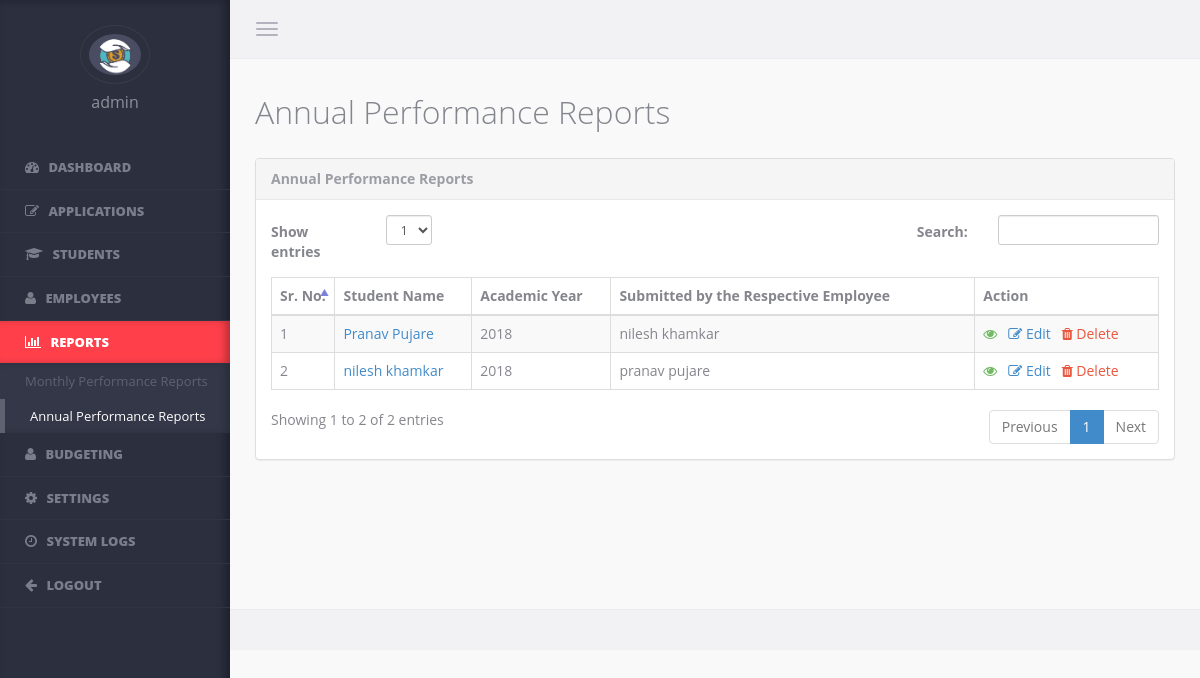
Screenshot of /admin/annual_reports.php (signed in) with the database file from the repository.
### tables this page shows
CREATE TABLE `annual_reports` (
  `id` int(11) NOT NULL,
  `student_id` int(11) DEFAULT NULL,
  `year` varchar(30) DEFAULT NULL,
  `earn_and_learn` varchar(50) DEFAULT NULL,
  `earn_and_learn_explanation` varchar(500) DEFAULT NULL,
  `any_vsm_work` varchar(1000) DEFAULT NULL,
  `activity_outstation_student` varchar(1000) DEFAULT NULL,
  `strengths` varchar(500) DEFAULT NULL,
  `weekness` varchar(500) DEFAULT NULL,
  `need_help_in` varchar(500) DEFAULT NULL,
  `can_offer_help_in` varchar(500) DEFAULT NULL,
  `future_volunteer` varchar(30) DEFAULT NULL,
  `continuation_discontinuation` varchar(500) DEFAULT NULL,
  `final_conclusion` varchar(50) DEFAULT NULL,
  `submitted_by_admin` int(11) DEFAULT NULL,
  `submission_date` varchar(30) DEFAULT NULL,
  `last_edited_by` int(11) DEFAULT NULL,
  `last_edit_date` varchar(30) DEFAULT NULL
);

CREATE TABLE `student_info` (
  `id` int(11) NOT NULL,
  `application_id` varchar(50) DEFAULT NULL,
  `student_code` varchar(50) DEFAULT NULL,
  `first_name` varchar(50) DEFAULT NULL,
  `middle_name` varchar(50) DEFAULT NULL,
  `last_name` varchar(50) DEFAULT NULL,
  `dob` varchar(30) DEFAULT NULL,
  `caste` varchar(50) DEFAULT NULL,
  `vsm_branch` varchar(50) DEFAULT NULL,
  `csr` varchar(30) DEFAULT NULL,
  `csr_organisation` varchar(50) DEFAULT NULL,
  `photo` varchar(200) DEFAULT NULL,
  `status` enum('Pending','Rejected','Enrolled') NOT NULL DEFAULT 'Pending',
  `remark_by_commitee` varchar(500) DEFAULT NULL,
  `submitted_by_admin` int(11) DEFAULT NULL,
  `submission_date` varchar(30) DEFAULT NULL,
  `last_edited_by` int(11) DEFAULT NULL,
  `last_edit_date` varchar(30) DEFAULT NULL
);

### admin/annual_reports.php (the view, shortened to what this page needs)
<?php
include_once 'include/include.php';
if(!isset($_SESSION['admin_id']) && empty($_SESSION['admin_id']) && !isset($_SESSION['admin_type']) && empty($_SESSION['admin_type']))
{
    header('location:login');
}
else
{
    $date= date("m/d/Y h:i:s A");
    $this_month=date('Y/m', strtotime($date));
    $month_start_date=$this_month.'/01 00:00:01 AM';
    $query20="select * from decoding where specifier='reporting_last_date'";
    $query20_run=mysqli_query($connect, $query20);
    $reporting_last_date_data=mysqli_fetch_assoc($query20_run);
    $reporting_last_date=$reporting_last_date_data['value'];
    $month_end_date=$this_month.'/'.$reporting_last_date.' 11:59:59 PM';
?>
<!DOCTYPE html>
<html lang="en">
<head>
    <?php include 'include/head.php';?>
</head>
<body data-ng-app>
    <?php $page='annual_reports'; ?>
    <?php include 'include/sidebar-admin.php';?>
    <section class="content">
        <?php include 'include/header.php'; ?>
       <div class="warper container-fluid">
            <div class="page-header" ><h1>Annual Performance Reports </h1> </div>
                <div class="panel panel-default">
                    <div class="panel-heading">Annual Performance Reports </div>
                    <div class="panel-body">
                        <table cellpadding="0" cellspacing="0" border="0" class="table table-striped table-bordered" id="basic-datatable">
                            <thead>
                                <tr>
                                    <th>Sr. No.</th>
                                    <th>Student Name</th>
                                    <th>Academic Year</th>
                                    <th>Submitted by the Respective Employee</th>
                                    <th>Action</th>
                                </tr>
                            </thead>
                            <tbody>
                        <?php
                            $count=0;
                            if($admin_type!='kp')
                            {
                                $query="SELECT annual_reports.id, annual_reports.student_id, annual_reports.year, annual_reports.submission_date, student_info.first_name as student_fname, student_info.last_name as student_lname, admin.first_name as admin_fname, admin.last_name as admin_lname FROM annual_reports left join student_info on annual_reports.student_id=student_info.id left join admin on annual_reports.submitted_by_admin=admin.id order by annual_reports.id desc";
                            }
                            $query_run=@mysqli_query($connect, $query);
                            while ($result=@mysqli_fetch_assoc($query_run))
                            {
                                $count++;
                        ?>
                                <tr class="odd gradeX">
                                    <td><?= $count; ?></td>
                                    <td><a href="student_details?student_id=<?= $result['student_id']; ?>"><?= $result['student_fname'].' '.$result['student_lname']; ?></td>
                                    <td><?= $result['year']; ?></td>
                                    <td><?= $result['admin_fname'].' '.$result['admin_lname']; ?></td>
                                    <td><a class="text-success"><i class="fa fa-eye"></i> </a>
                                        <?php
                                            if($admin_type=='kp')
                                            {
                                                if($month_start_date<=$date && $date<=$month_end_date)
                                                {
                                        ?>
                                                &nbsp;&nbsp;<a href="edit_annual_performance?student_id=<?= $result['student_id']; ?>&&annual_report_id=<?= $result['id']; ?>"><i class="fa fa-edit"></i> Edit </a>
                                        <?php
                                                }
                                            }
                                            else
                                            {
                                        ?>
                                                &nbsp;&nbsp;<a href="edit_annual_performance?student_id=<?= $result['student_id']; ?>&&annual_report_id=<?= $result['id']; ?>"><i class="fa fa-edit"></i> Edit </a>
                                        <?php
                                            }
                                        ?>
                                        &nbsp;&nbsp;<a href="javascript:void(0);" id="delete_annual_report_<?php echo $result['id']; ?>" class="text-danger" onclick="delete_annual_report(<?php echo $result['id']; ?>, <?php echo $result['student_id']; ?>)" ><i class="fa fa-trash"></i> Delete</a></td>
                                </tr>
                        <?php
                            }
                        ?>
                            </tbody>
                        </table>
                    </div>
                </div>
        </div>
        <?php include 'include/footer.php';?>
    </section>
</body>
</html>
<?php
    }
?>

### admin/include/sidebar-admin.php (shortened to what this page needs)
<aside class="left-panel">
<?php
    $admin_id=$_SESSION['admin_id'];
    $admin_type=$_SESSION['admin_type'];
    $query20="SELECT first_name FROM admin WHERE id='$admin_id'";
    $query20_run=mysqli_query($connect, $query20);
    $admin_data=mysqli_fetch_assoc($query20_run);
    $admin_fname=$admin_data['first_name'];
?>
    <div class="user text-center">
        <img src="../images/logo.jpg" class="img-circle" alt="...">
        <h4 class="user-name"><?= $admin_fname; ?></h4>
    </div>
    <nav class="navigation">
        <ul class="list-unstyled">
            <li <?php if(isset($page) && $page == 'dashboard') {
				echo 'class="active"';
				}
				?>>
			<a href="dashboard">
			<i class="fa fa-dashboard">
			</i>
			<span class="nav-label">
			Dashboard
			</span>
			</a>
			</li>
		<?php
			if($admin_type!='kp')
			{
		?>
            <li <?php
				if(isset($page) && ($page == 'applications' || $page == 'applications?type=Enrolled' || $page == 'applications?type=Rejected' || $page == 'applications?type=Pending')){
					echo 'class="has-submenu active"';
				}
				else{
					echo 'class="has-submenu"';
					}
			?>>
			<a href="#">
			<i class="fa fa-edit">
			</i>
			<span class="nav-label">Applications</span>
			</a>
            </li>
    <?php
        }
    ?>
		    <li <?php if(isset($page) && $page == 'students') {echo 'class="active"';} ?>>
			<a href="students">
			<i class="fa fa-graduation-cap">
			</i>
			<span class="nav-label">Students</span>
			</a>
			</li>
    <?php
        if($admin_type!='kp')
        {
    ?>
		    <li <?php if(isset($page) && $page == 'karyakarta_palak') {echo 'class="active"';} ?>>
			<a href="karyakarta_palak">
			<i class="fa fa-user">
			</i>
			<span class="nav-label">Employees</span>
			</a>
			</li>
    <?php
        }
    ?>
            <li <?php if(isset($page) && ($page == 'monthly_reports' || $page == 'annual_reports')) {echo 'class="active"';} ?> class="has-submenu">
			<a href="#">
			<i class="fa fa-bar-chart">
			</i>
			<span class="nav-label">Reports</span>
			</a>
            <ul class="list-unstyled">
                    <li <?php if(isset($page) && $page == 'monthly_reports') {echo 'class="active"';} ?>>
					<a href="monthly_reports">Monthly Performance Reports</a>
					</li>
                    <li <?php if(isset($page) && $page == 'annual_reports') {echo 'class="active"';} ?>>
					<a href="annual_reports">Annual Performance Reports</a>
					</li>
                </ul>
            </li>
            <li <?php
					if(isset($page) && $page == 'budgeting') {
						echo 'class="active"';
					}
				?>>
			<a href="budgeting">
			<i class="fa fa-user">
			</i>
			<span class="nav-label">Budgeting</span>
			</a>
			</li>
    <?php
        if($admin_type!='kp')
        {
    ?>
            <li <?php
					if(isset($page) && ($page == 'settings' || $page == 'decoding' || $page == 'events')) {
						echo 'class="has-submenu active"';
					}
					else{
						echo 'class="has-submenu"';
					}
				?>>
			<a href="#">
			<i class="fa fa-cog">
			</i>
			<span class="nav-label">Settings</span>
			</a>
            </li>
            <li <?php if(isset($page) && $page == 'system_logs') {echo 'class="active"';} ?>>
			<a href="system_logs">
			<i class="fa fa-clock-o">
			</i>
			<span class="nav-label">System Logs</span>
			</a>
			</li>
    <?php
        }
    ?>
			<li class=""><a href="logout">
			<i class="fa fa-arrow-left">
			</i>
			<span class="nav-label">Logout</span>
			</a>
			</li>
		</ul>
    </nav>
</aside>

### admin/assets/css/app/app.v1.css (style rules this page uses)
body { background-color:#f9f9f9; color:#85868d; font-family: 'Open Sans', sans-serif; position:relative; }
body, html { overflow-x:hidden; }
aside.left-panel { background-color:#2b2f3e; width:230px; position:fixed; padding:25px 0px; box-shadow:inset -5px 0px 8px rgba(0,0,0,0.3); height:100%; top:0px; left:0px; }
.user { margin-bottom:35px; }
.user h4.user-name { color:#8e909a; font-size:16px; }
.user img { border:1px solid #383c4a; padding:8px; width:70px; }
.navigation { margin:20px 0px; }
.navigation > ul > li { position:relative; }
.navigation > ul > li.has-submenu:after { content:"\f105"; font-family: 'FontAwesome'; display:inline-block; position:absolute; color:#7a7e8a; right:15px; transition: all 0.4s; -moz-transition: all 0.4s; -webkit-transition: all 0.4s; -o-transition: all 0.4s; top:10px; visibility:hidden; }
.navigation > ul > li > a { display:block; padding:12px 25px; color:#7a7e8a; text-transform:uppercase; font-size:13px; text-decoration:none; font-weight:800; border-bottom:1px solid #2f3444; transition: all 0.4s; -moz-transition: all 0.4s; -webkit-transition: all 0.4s; -o-transition: all 0.4s; }
.navigation > ul > li:hover > a, .navigation > ul > li.active:hover > a, .navigation > ul > li.active > a { color:#fff; background-color: #ff404b; -webkit-box-shadow: inset -6px 0 8px -2px rgba(0,0,0,0.3); box-shadow: inset -6px 0 8px -2px rgba(0,0,0,0.3); }
.navigation ul li a i { margin-right:6px; font-size:14px; }
.navigation ul li ul { display:none; background-color:#333747; -webkit-box-shadow: inset -6px 0 8px -2px rgba(0,0,0,0.2); box-shadow: inset -6px 0 8px -2px rgba(0,0,0,0.2); }
aside:not(.collapsed) .navigation ul li.active ul { display:block; }
.navigation ul li ul li a { padding:8px 25px; color:#5e6271; text-decoration:none; white-space:nowrap; transition: all 0.2s; -moz-transition: all 0.2s; -webkit-transition: all 0.2s; -o-transition: all 0.2s; font-size:13px; border-left:0px solid #5e6271; text-align:left; display:block; }
.navigation ul li ul li a:hover, .navigation ul li ul li.active a { border-left:5px solid #5e6271; color:#fff; }
.content { margin-left:230px; }
.content > .container-fluid { padding-left:25px; padding-right:25px; }
.warper { padding-top:20px; padding-bottom:20px; min-height:550px; }
.page-header { margin:0px; border:0px; }
.page-header h1 { color:#84868e; font-weight:300; font-size:32px; margin-top:15px; margin-bottom:20px; }
.page-header * { font-weight:600; color: #075878; }
.text-danger { color:#E9573F; }
.text-success { color:#70BA63; }
.panel { margin-bottom:30px; }
.panel-heading { font-weight:700; }
.panel-default > .panel-heading, .panel-default > .panel-footer { border-color: #e8e8eb; box-shadow:none; }
.panel-default > .panel-heading, .btn-default { color:#9D9EA5; }

### rows the page displays
annual_reports: student_info.first_name "Pranav", student_info.last_name "Pujare", year "2018", admin.first_name "nilesh", admin.last_name "khamkar"
annual_reports: student_info.first_name "nilesh", student_info.last_name "khamkar", year "2018", admin.first_name "pranav", admin.last_name "pujare"

### other values shown
$admin_fname "admin"
